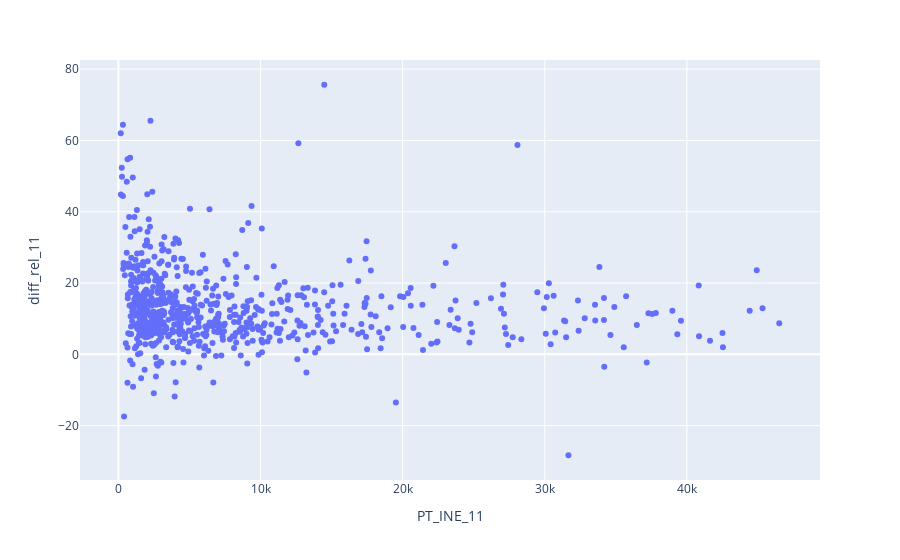

Write notebook code for a chart like this one.
### Code cell
cmap = {'APR': 'green', 'APU': 'red', 'AMU': 'blue'}


fig = px.scatter(comp_APU, x='PT_INE_11', y='diff_rel_11', hover_data=['FF_DSG', "PT_MAI_11"])

# Show the plot
fig.show()

### Figure 1 — Plotly figure (JSON) as saved in the notebook; plotly's stock layout.template omitted (floating-point values rounded to 4 significant figures; data arrays with more than 128 entries replaced by an {"elided": "..."} marker saying what was removed)
{"data": [{"customdata": {"elided": "726x2 mixed values"}, "hovertemplate": "PT_INE_11=%{x}<br>diff_rel_11=%{y}<br>FF_DSG=%{customdata[0]}<br>PT_MAI_11=%{customdata[1]}<extra></extra>", "legendgroup": "", "marker": {"color": "#636efa", "symbol": "circle"}, "mode": "markers", "name": "", "orientation": "v", "showlegend": false, "type": "scatter", "x": {"elided": "726 int values"}, "xaxis": "x", "y": {"elided": "726 float values"}, "yaxis": "y"}], "layout": {"legend": {"tracegroupgap": 0}, "margin": {"t": 60}, "xaxis": {"anchor": "y", "domain": [0, 1], "title": {"text": "PT_INE_11"}}, "yaxis": {"anchor": "x", "domain": [0, 1], "title": {"text": "diff_rel_11"}}}}
